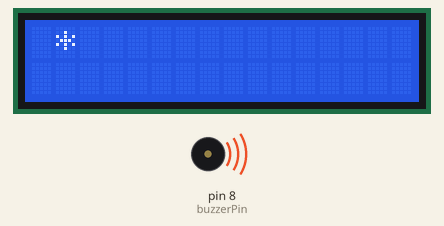
A sketch run on a simulated Arduino Uno, built with avr-gcc and run on an emulated ATmega328P. On the bench: 16×2 character LCD, buzzer (waves = sounding).

Above: at 0.68 s.
At 10.43 s:
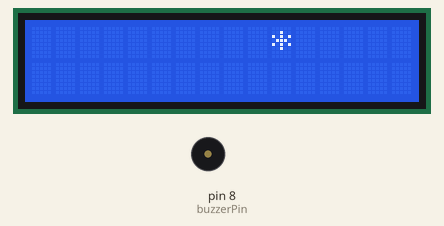
At 19.93 s:
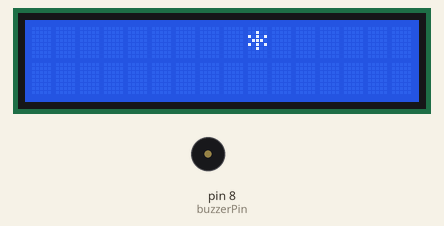
At 39.43 s:
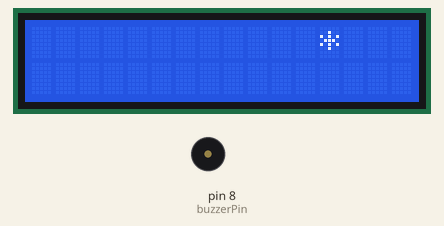
Timing chart, 0 to 40.0 s (numbered marks = the images above):
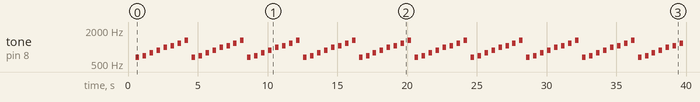

Measured:
- by itself, tone on pin 8 (buzzerPin): repeats every 4.0 s: silent 0.25 s, 698 Hz 0.25 s, silent 0.25 s, 784 Hz 0.25 s, silent 0.25 s, 880 Hz 0.25 s, silent 0.25 s, 988 Hz 0.25 s, silent 0.25 s, 1047 Hz 0.25 s, silent 0.25 s, 1175 Hz 0.25 s, silent 0.25 s, 1319 Hz 0.25 s, silent 0.25 s, 659 Hz 0.25 s
- what the display in image 0 shows lasts 0.5 s, from 0.6 s to 1.1 s

The sketch:

exercitiul1.ino
```cpp
#include <LiquidCrystal.h>
#include <TimerOne.h>
#include "pitches.h"

LiquidCrystal lcd(7, 6, 5, 4, 3, 2);
const int buzzerPin = 8;

int melody[] = {NOTE_E5, NOTE_F5, NOTE_G5, NOTE_A5, NOTE_B5, NOTE_C6, NOTE_D6, NOTE_E6};
int noteDurations[] = {4, 4, 4, 4, 4, 4, 4, 4};
volatile int noteIndex = 0;
volatile int animationSpeed = 500;
volatile bool updateAnimationFlag = false;

int starPosition = 0;
bool moveRight = true;

void setup() {
  lcd.begin(16, 2);
  pinMode(buzzerPin, OUTPUT);

  Timer1.initialize(500000);
  Timer1.attachInterrupt(timerISR);
}

void timerISR() {
  playMelody();
  updateAnimationFlag = true;
}

void loop() {
  if (updateAnimationFlag) {
    updateAnimation();
    updateAnimationFlag = false;
  }
}

void playMelody() {
  int noteDuration = 1000 / noteDurations[noteIndex];
  tone(buzzerPin, melody[noteIndex], noteDuration);
  noteIndex = (noteIndex + 1) % (sizeof(melody) / sizeof(melody[0]));
  animationSpeed = noteDuration;
}

void updateAnimation() {
  lcd.clear();

  if (moveRight) {
    starPosition++;
    if (starPosition >= 15) {
      moveRight = false;
    }
  } else {
    starPosition--;
    if (starPosition <= 0) {
      moveRight = true;
    }
  }

  lcd.setCursor(starPosition, 0);
  lcd.print('*');
}
```

pitches.h
```cpp
#define NOTE_B0  31
#define NOTE_C1  33
#define NOTE_CS1 35
#define NOTE_D1  37
#define NOTE_DS1 39
#define NOTE_E1  41
#define NOTE_F1  44
#define NOTE_FS1 46
#define NOTE_G1  49
#define NOTE_GS1 52
#define NOTE_A1  55
#define NOTE_AS1 58
#define NOTE_B1  62
#define NOTE_C2  65
#define NOTE_CS2 69
#define NOTE_D2  73
#define NOTE_DS2 78
#define NOTE_E2  82
#define NOTE_F2  87
#define NOTE_FS2 93
#define NOTE_G2  98
#define NOTE_GS2 104
#define NOTE_A2  110
#define NOTE_AS2 117
#define NOTE_B2  123
#define NOTE_C3  131
#define NOTE_CS3 139
#define NOTE_D3  147
#define NOTE_DS3 156
#define NOTE_E3  165
#define NOTE_F3  175
#define NOTE_FS3 185
#define NOTE_G3  196
#define NOTE_GS3 208
#define NOTE_A3  220
#define NOTE_AS3 233
#define NOTE_B3  247
#define NOTE_C4  262
#define NOTE_CS4 277
#define NOTE_D4  294
#define NOTE_DS4 311
#define NOTE_E4  330
#define NOTE_F4  349
#define NOTE_FS4 370
#define NOTE_G4  392
#define NOTE_GS4 415
#define NOTE_A4  440
#define NOTE_AS4 466
#define NOTE_B4  494
#define NOTE_C5  523
#define NOTE_CS5 554
#define NOTE_D5  587
#define NOTE_DS5 622
#define NOTE_E5  659
#define NOTE_F5  698
#define NOTE_FS5 740
#define NOTE_G5  784
#define NOTE_GS5 831
#define NOTE_A5  880
#define NOTE_AS5 932
#define NOTE_B5  988
#define NOTE_C6  1047
#define NOTE_CS6 1109
#define NOTE_D6  1175
#define NOTE_DS6 1245
#define NOTE_E6  1319
#define NOTE_F6  1397
#define NOTE_FS6 1480
#define NOTE_G6  1568
#define NOTE_GS6 1661
#define NOTE_A6  1760
#define NOTE_AS6 1865
#define NOTE_B6  1976
#define NOTE_C7  2093
#define NOTE_CS7 2217
#define NOTE_D7  2349
#define NOTE_DS7 2489
#define NOTE_E7  2637
#define NOTE_F7  2794
#define NOTE_FS7 2960
#define NOTE_G7  3136
#define NOTE_GS7 3322
#define NOTE_A7  3520
#define NOTE_AS7 3729
#define NOTE_B7  3951
#define NOTE_C8  4186
#define NOTE_CS8 4435
#define NOTE_D8  4699
#define NOTE_DS8 4978 
```
